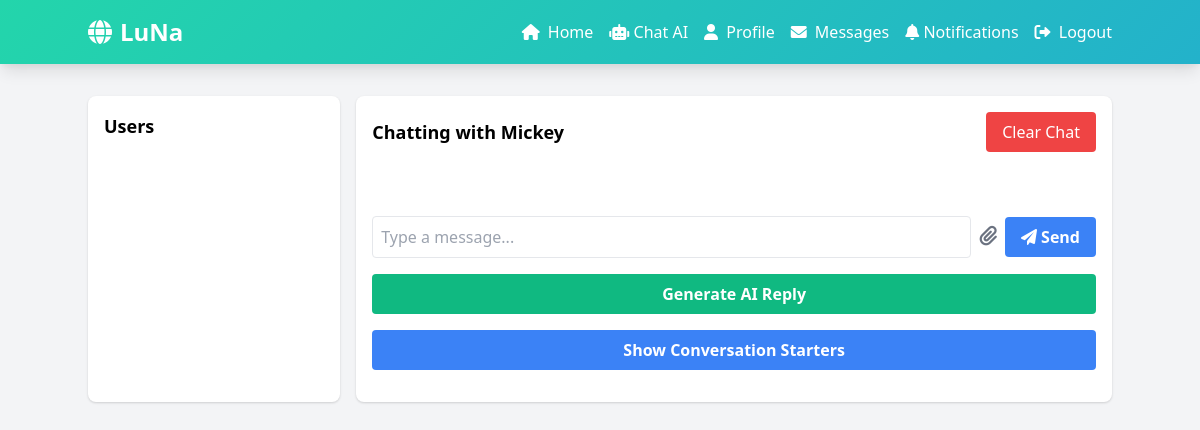
The app's page /messages/1 (signed in), older data.
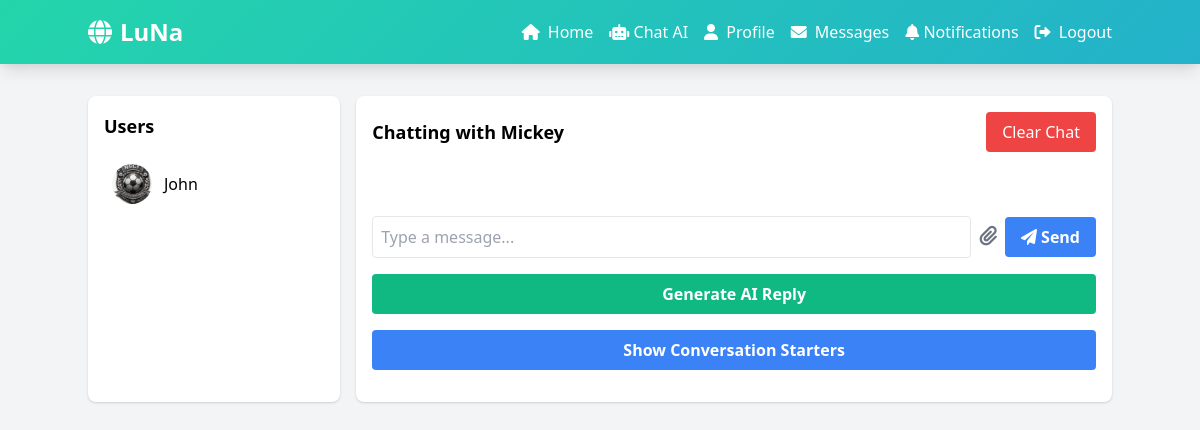
The same page, newer data.
### models.py (models this page shows, shortened)
class User(UserMixin, db.Model):  # Ensure UserMixin is extended
    id = db.Column(db.Integer, primary_key=True)
    username = db.Column(db.String(80), unique=True, nullable=False, index=True)
    email = db.Column(db.String(120), unique=True, nullable=False, index=True)
    password_hash = db.Column(db.String(128), nullable=False)
    profile_picture = db.Column(db.String(120), default='default.jpg')
    bio = db.Column(db.Text)
    date_joined = db.Column(db.DateTime, default=lambda: datetime.now(pytz.timezone('Africa/Nairobi')))
    posts = db.relationship('Post', backref='author', lazy='dynamic', cascade="all, delete-orphan")
    comments = db.relationship('Comment', backref='author', lazy='dynamic', cascade="all, delete-orphan")
    followed = db.relationship(
        'User',
        secondary=followers,
        primaryjoin=id == followers.c.follower_id,
        secondaryjoin=id == followers.c.followed_id,
        backref=db.backref('followers', lazy='dynamic'),
        lazy='dynamic'
    )

### app.py (the view)
@app.route('/messages/', defaults={'recipient_id': None})
@app.route('/messages/<int:recipient_id>')
@login_required
def messages(recipient_id):
    available_users = get_available_users()
    if recipient_id is None and available_users:
        recipient_id = available_users[0]['id']
    recipient = User.query.get(recipient_id) if recipient_id else None
    messages = get_messages(current_user.id, recipient_id) if recipient_id else []
    starters = get_conversation_starters(current_user.id, recipient_id) if recipient_id else []
    return render_template('messages.html',
                           messages=messages,
                           starters=starters,
                           recipient=recipient,
                           available_users=available_users,
                           current_user=current_user)

### app.py (called while the page is built)
@login_manager.user_loader
def load_user(user_id):
    return User.query.get(int(user_id))

@app.before_request
def make_session_permanent():
    session.permanent = True
    app.permanent_session_lifetime = timedelta(days=30)

def get_messages(current_user_id, recipient_id, page=1, per_page=20):
    messages = db.session.query(Message, User).join(User, Message.sender_id == User.id).filter(
        or_(
            (Message.sender_id == current_user_id) & (Message.recipient_id == recipient_id),
            (Message.sender_id == recipient_id) & (Message.recipient_id == current_user_id)
        )
    ).order_by(Message.timestamp.asc()).paginate(page=page, per_page=per_page, error_out=False)
    return messages.items

def get_available_users():
    users = User.query.filter(User.id != current_user.id).all()
    return [{'id': user.id, 'username': user.username, 'profile_picture': user.profile_picture} for user in users]

@app.before_request
def make_session_permanent():
    session.permanent = True
    app.permanent_session_lifetime = timedelta(days=30)

### templates/messages.html (shortened to what the changed rows need)
<!DOCTYPE html>
<html lang="en">
<head>
    <link href="https://cdn.jsdelivr.net/npm/tailwindcss@2.2.19/dist/tailwind.min.css" rel="stylesheet">
    <link rel="stylesheet" href="https://cdnjs.cloudflare.com/ajax/libs/font-awesome/6.0.0-beta3/css/all.min.css">
</head>
<body class="bg-gray-100">
    <div class="container mx-auto py-8">
        <div class="flex flex-col md:flex-row">
            <div class="w-full md:w-1/4 bg-white p-4 rounded-lg shadow mb-4 md:mb-0">
                <h2 class="text-lg font-bold mb-4">Users</h2>
                {% for user in available_users %}
                <a href="{{ url_for('messages', recipient_id=user.id) }}" class="user-link flex items-center p-2 rounded-lg hover:bg-gray-200" data-user-id="{{ user.id }}">
                    <img src="{{ url_for('static', filename='uploads/' + user.profile_picture) }}" alt="{{ user.username }}" class="w-10 h-10 rounded-full">
                    <span class="ml-3">{{ user.username }}</span>
                </a>
                {% endfor %}
            </div>
            <div class="w-full md:w-3/4 bg-white p-4 rounded-lg shadow ml-0 md:ml-4 flex flex-col">
                {% if recipient %}
                    <div class="flex justify-between items-center mb-4">
                        <h2 class="text-lg font-bold">Chatting with {{ recipient.username }}</h2>
                    </div>
                {% else %}
                    <p class="text-center text-gray-500">Select a user to start chatting.</p>
                {% endif %}
            </div>
        </div>
    </div>
    </body>
</html>

Row changes from the older to the newer data that the page shows:
added User: profile_picture (picture), username "John"
